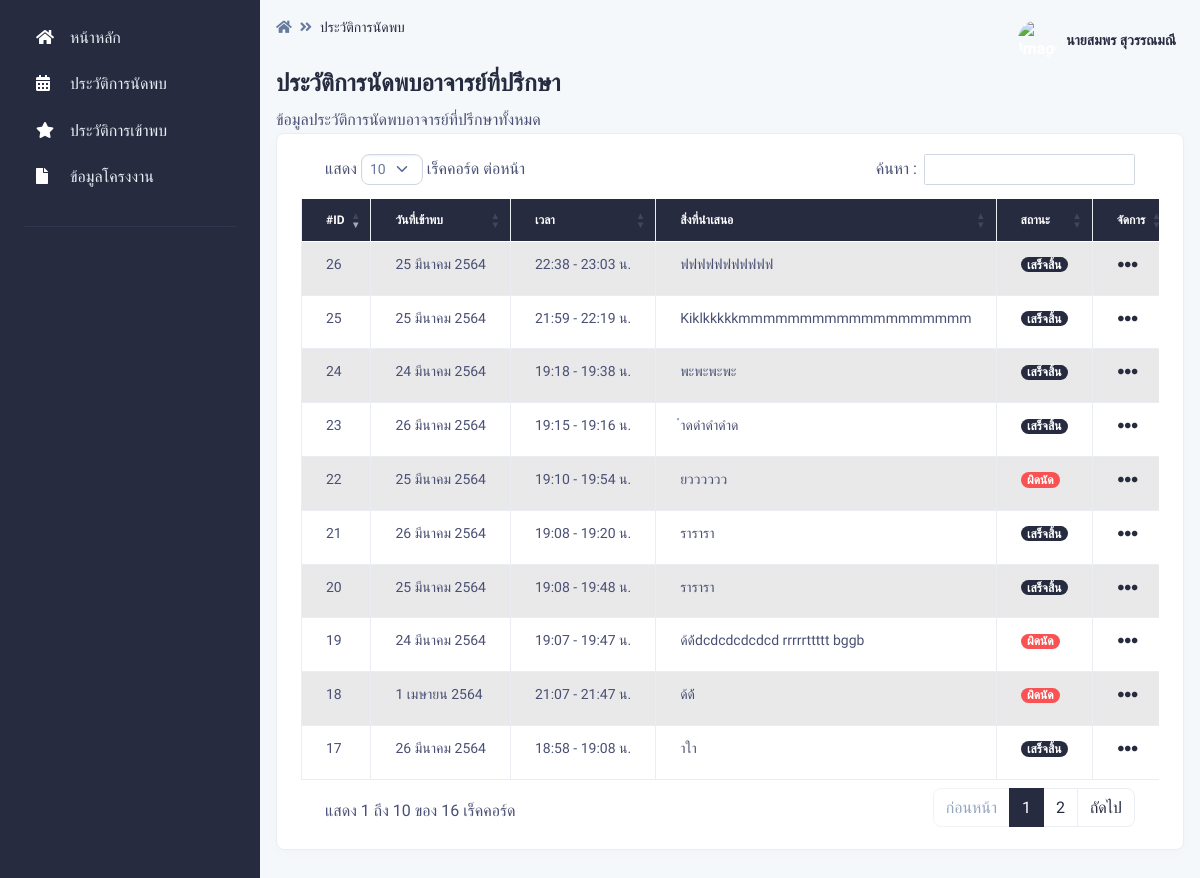
Screenshot of /pages/appoint_history/index.php (signed in) with the database file from the repository.
### tables this page shows
CREATE TABLE `appoint` (
  `appoint_id` int(255) NOT NULL,
  `project_id` int(15) NOT NULL,
  `appoint_date_start` datetime NOT NULL,
  `appoint_date_end` datetime NOT NULL,
  `apooint_minute` int(3) NOT NULL,
  `appoint_comment` varchar(255) NOT NULL,
  `teacher_id` int(15) NOT NULL,
  `appoint_status` int(2) NOT NULL,
  `recorder` int(15) NOT NULL,
  `appoint_recorder` datetime NOT NULL DEFAULT current_timestamp()
);

CREATE TABLE `appoint_status` (
  `appoint_status_id` int(2) NOT NULL,
  `appoint_status_name` varchar(255) NOT NULL,
  `appoint_status_class` varchar(255) NOT NULL,
  `color_calendar` varchar(255) NOT NULL,
  `ionic_icon` varchar(255) NOT NULL
);

### pages/dateth.php (called while the page is built, shortened)
<?php
    function DateThai($strDate)
	{
		$strYear = date("Y",strtotime($strDate))+543;
		$strMonth= date("n",strtotime($strDate));
		$strDay= date("j",strtotime($strDate));
		$strMonthCut = Array("","มกราคม","กุมภาพันธ์","มีนาคม","เมษายน","พฤษภาคม","มิถุนายน","กรกฎาคม","สิงหาคม","กันยายน","ตุลาคม","พฤศจิกายน","ธันวาคม");
		$strMonthThai=$strMonthCut[$strMonth];
		return "$strDay $strMonthThai $strYear";
	}
	function HourMinute($strDatetoHourMinute)
	{
		$strHour= date("H",strtotime($strDatetoHourMinute));
		$strMinute= date("i",strtotime($strDatetoHourMinute));
		return "$strHour:$strMinute";
	}
	function HourMinute1($strDatetoHourMinute1)
	{
		$strHour= date("H",strtotime($strDatetoHourMinute1));
		$strMinute= date("i",strtotime($strDatetoHourMinute1));
		return "$strHour:$strMinute";
    }
?>

### pages/appoint_history/index.php (the view, shortened to what this page needs)
<?php
if (!$_SESSION["UserID"]){
	  Header("Location: ../../login.php");
}else{?>
<?php include '../../conn.php';?>
<!DOCTYPE html>
<html lang="en">
<head>
    <link type="text/css" href="../../vendor/@fortawesome/fontawesome-free/css/all.min.css" rel="stylesheet">
    <link type="text/css" href="../../vendor/notyf/notyf.min.css" rel="stylesheet">
    <link type="text/css" href="../../css/volt.css" rel="stylesheet">
    <link rel="stylesheet" type="text/css" href="https://cdn.datatables.net/1.10.23/css/dataTables.bootstrap5.min.css">
    <?php include '../dateth.php';?>
</head>
<body>
    <?php include '../menu_stu.php';?>
    <main class="content">
        <nav class="navbar navbar-top navbar-expand navbar-dashboard navbar-dark pl-0 pr-2 pb-0">
            <div class="container-fluid px-0">
                <div class="d-flex justify-content-between w-100" id="navbarSupportedContent">
                    <div class="d-flex">
                        <nav aria-label="breadcrumb">
                            <ol class="breadcrumb breadcrumb-dark breadcrumb-transparent">
                                <li class="breadcrumb-item"><a href="../student_index"><span
                                            class="fas fa-home"></span></a></li>
                                <li class="breadcrumb-item active" aria-current="page">ประวัติการนัดพบ</li>
                            </ol>
                        </nav>
                    </div>
                    <?php include '../navbar.php';?>
                </div>
            </div>
        </nav>
        <div class="py-0">
            <div class="d-flex justify-content-between w-100 flex-wrap">
                <div class="mb-3 mb-lg-0">
                    <h1 class="h4">ประวัติการนัดพบอาจารย์ที่ปรึกษา</h1>
                    <p class="mb-0">ข้อมูลประวัติการนัดพบอาจารย์ที่ปรึกษาทั้งหมด
                    </p>
                </div>
            </div>
        </div>
        <div class="card border-light shadow-sm mb-4">
            <div class="card-body">
                <div class="table-responsive">
                    <table id="example" class="table table-striped table-bordered" width="100%" data-order="[[ 0, &quot;desc&quot; ]]" id="tableId">
                        <col style="width:5%">
                        <col style="width:7%">
                        <col style="width:7%">
                        <col style="width:71%">
                        <col style="width:5%">
                        <col style="width:5%">
                        <thead class="thead-dark">
                        <tr>
                                <th>#ID</th>
                                <th>วันที่เข้าพบ</th>
                                <th>เวลา</th>
                                <th>สิ่งที่นำเสนอ</th>
                                <th>สถานะ</th>
                                <th>จัดการ</th>
                            </tr>
                        </thead>
                        <tbody>
                            <?php
                        $id_ptojrct =$_SESSION["ProjectID"];
					$sql = "SELECT
                    appoint.appoint_id,
                    appoint.project_id,
                    project.project_name,
                    appoint.appoint_date_start,
                    appoint.appoint_date_end,
                    appoint.appoint_comment,
                    appoint_status.appoint_status_name,
                    appoint.appoint_status,
	                appoint_status.*
                FROM
                    appoint
                    INNER JOIN
                    project
                    ON
                        appoint.project_id = project.project_id
                    INNER JOIN
                    appoint_status
                    ON
                        appoint.appoint_status = appoint_status.appoint_status_id
                WHERE
                                        appoint.project_id = '$id_ptojrct'";
					$result = $con->query($sql);
					if ($result->num_rows > 0) {
						while($row = $result->fetch_assoc()) {
                            $strDate = $row["appoint_date_start"];
                            $strDatetoHourMinute = $row["appoint_date_start"];
                            $strDatetoHourMinute1 = $row["appoint_date_end"];
                            echo '<tr>
                                <td>'. $row["appoint_id"].'</td>
                                <td> '.DateThai($strDate).' </td>
                                <td>'. HourMinute($strDatetoHourMinute).'  - '. HourMinute1($strDatetoHourMinute1).' น.</td>
                                <td>'. mb_substr($row["appoint_comment"],0,50,'UTF-8').'</td>
                                <td><h6><span class="badge bg-'. $row["appoint_status_class"].'">'. $row["appoint_status_name"].'</span></h6></td>';
                                $t = $row["appoint_status"];
                                if ($t == "1") {
                                    echo '<td>
                                    <div class="btn-group">
                                        <button
                                            class="btn btn-link text-dark dropdown-toggle dropdown-toggle-split m-0 p-0"
                                            data-toggle="dropdown" aria-haspopup="true" aria-expanded="false">
                                            <span class="icon icon-sm">
                                                <span class="fas fa-ellipsis-h icon-dark"></span>
                                            </span>
                                            <span class="sr-only">Toggle Dropdown</span>
                                        </button>
                                        <div class="dropdown-menu">
                                            <a class="dropdown-item" href="show.php?act=show&ID='. $row["appoint_id"].'"><span
                                                    class="fas fa-eye mr-2"></span>ดูรายละเอียด</a>
                                            <a class="dropdown-item" href="appoint_edit.php?act=edit&ID=' . $row["appoint_id"].'"><span
                                                    class="fas fa-edit mr-2"></span>แก้ไข</a>
                                            <a class="dropdown-item text-danger" href="index.php?CCR3=req&ID=' . $row["appoint_id"].'"><span
                                                    class="fas fa-ban mr-2"></span>ยกเลิก</a>
                                        </div>
                                    </div>
                                </td>
                            </tr>';
                                }  else {
                                    echo '<td>
                                    <div class="btn-group">
                                        <button
                                            class="btn btn-link text-dark dropdown-toggle dropdown-toggle-split m-0 p-0"
                                            data-toggle="dropdown" aria-haspopup="true" aria-expanded="false">
                                            <span class="icon icon-sm">
                                                <span class="fas fa-ellipsis-h icon-dark"></span>
                                            </span>
                                            <span class="sr-only">Toggle Dropdown</span>
                                        </button>
                                        <div class="dropdown-menu">
                                            <a class="dropdown-item" href="show.php?act=show&ID=' . $row["appoint_id"].'"><span
                                                    class="fas fa-eye mr-2"></span>ดูรายละเอียด</a>
                                        </div>
                                    </div>
                                </td>
                            </tr>';
                                }
						}
					}
					?>
                        </tbody>
                    </table>
                </div>
            </div>
        </div>
    </main>
</body>
</html>
<?php }?>

### rows the page displays
appoint: appoint_id "17", appoint_date_start "26 มีนาคม 2564", appoint_date_start "18:58", appoint_date_end "19:08", appoint_comment "าใา", appoint_status.appoint_status_name "เสร็จสิ้น"
appoint: appoint_id "18", appoint_date_start "1 เมษายน 2564", appoint_date_start "21:07", appoint_date_end "21:47", appoint_comment "ด้ด้้", appoint_status.appoint_status_name "ผิดนัด"
appoint: appoint_id "19", appoint_date_start "24 มีนาคม 2564", appoint_date_start "19:07", appoint_date_end "19:47", appoint_comment "ด้ด้้dcdcdcdcdcd rrrrrttttt bggb", appoint_status.appoint_status_name "ผิดนัด"
appoint: appoint_id "20", appoint_date_start "25 มีนาคม 2564", appoint_date_start "19:08", appoint_date_end "19:48", appoint_comment "รารารา", appoint_status.appoint_status_name "เสร็จสิ้น"
appoint: appoint_id "21", appoint_date_start "26 มีนาคม 2564", appoint_date_start "19:08", appoint_date_end "19:20", appoint_comment "รารารา", appoint_status.appoint_status_name "เสร็จสิ้น"
appoint: appoint_id "22", appoint_date_start "25 มีนาคม 2564", appoint_date_start "19:10", appoint_date_end "19:54", appoint_comment "ยวววววว", appoint_status.appoint_status_name "ผิดนัด"
appoint: appoint_id "23", appoint_date_start "26 มีนาคม 2564", appoint_date_start "19:15", appoint_date_end "19:16", appoint_comment "ำดดำดำดำด", appoint_status.appoint_status_name "เสร็จสิ้น"
appoint: appoint_id "24", appoint_date_start "24 มีนาคม 2564", appoint_date_start "19:18", appoint_date_end "19:38", appoint_comment "พะพะพะพะ", appoint_status.appoint_status_name "เสร็จสิ้น"
appoint: appoint_id "25", appoint_date_start "25 มีนาคม 2564", appoint_date_start "21:59", appoint_date_end "22:19", appoint_comment "Kiklkkkkkmmmmmmmmmmmmmmmmmmm", appoint_status.appoint_status_name "เสร็จสิ้น"
appoint: appoint_id "26", appoint_date_start "25 มีนาคม 2564", appoint_date_start "22:38", appoint_date_end "23:03", appoint_comment "ฟฟฟฟฟฟฟฟฟฟฟ", appoint_status.appoint_status_name "เสร็จสิ้น"

### other values shown
$_SESSION["User"] "นายสมพร สุวรรณมณี"
